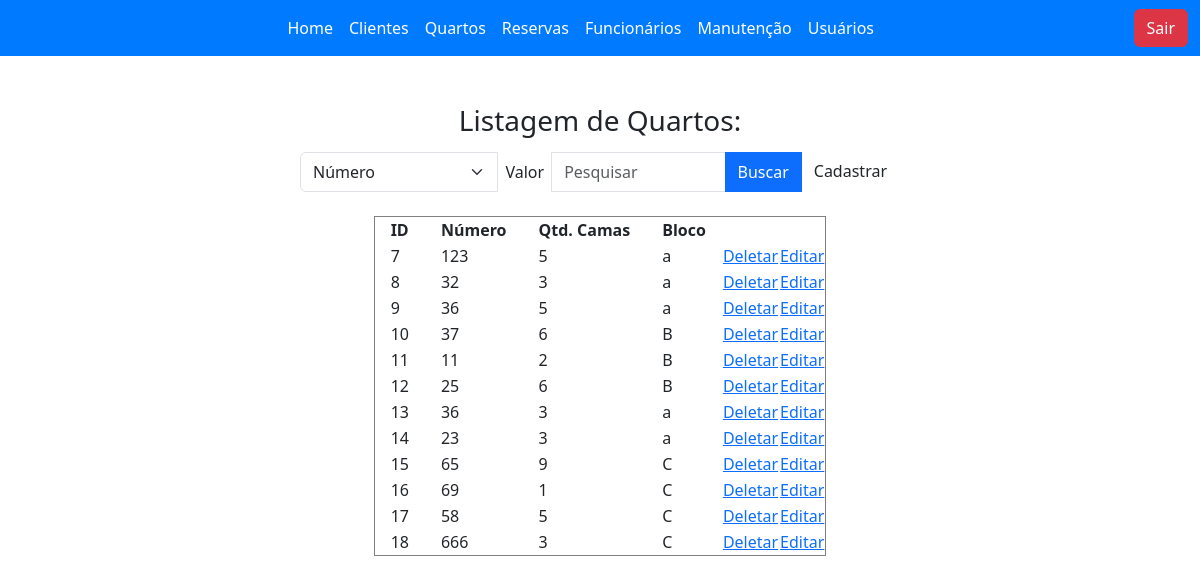
Screenshot of /view/quartosList.php with the database file from the repository.
### tables this page shows
CREATE TABLE `quartos` (
  `id` mediumint(9) NOT NULL,
  `num` int(11) NOT NULL,
  `bloco` varchar(43) NOT NULL,
  `camas` int(11) NOT NULL
);

### model/DB.class.php (called while the page is built, shortened)
<?php
class BD
{
    private $host = "php-mysql";
    private $dbname = "db_aula";
    private $port = 3306;
    private $usuario = "root";
    private $senha = "root";
    private $db_charset = "utf8";
    public function conn()
    {
        $conn = "mysql:host=$this->host;dbname=$this->dbname;port=$this->port";
        return new PDO(
            $conn,
            $this->usuario,
            $this->senha,
            [PDO::MYSQL_ATTR_INIT_COMMAND => "SET NAMES " . $this->db_charset]
        );
    }
    public function select($nome_tabela)
    {
        $conn = $this->conn();
        $sql = "SELECT * FROM $nome_tabela;";
        $st = $conn->prepare($sql);
        $st->execute();
        return $st->fetchAll(PDO::FETCH_CLASS);
    }
}

### controller/quartosController.php (called while the page is built, shortened)
<?php
include "../model/DB.class.php";
class quartosController
{
    private $model;
    private $table = "quartos";
    public function __construct()
    {
        $this->model = new BD();
    }
    public function carregar()
    {
        return $this->model->select($this->table);
    }
}

### view/quartosList.php (the view, shortened to what this page needs)
<?php
include_once '../controller/quartosController.php';
include "base/header.php";
$quartos = new quartosController();
if (!empty($_POST)) {
    $load = $quartos->pesquisar($_POST);
} else {
    $load = $quartos->carregar();
}
?>
<div class="p-5 w-100 d-flex justify-content-center">
    <h3 style="margin-bottom: -3rem;">Listagem de Quartos:</h3>
</div>
<div class="d-flex w-100 justify-content-center">
    <div class="d-flex w-50 justify-content-center flex-wrap">
        <form action="quartosList.php" class="mb-4" method="post">
            <div class="input-group">
                <select name="campo" class="form-select">
                    <option value="num">Número</option>
                </select>
                <label class="p-2">Valor</label>
                <input type="text" name="valor" placeholder="Pesquisar" class="form-control" />
                <button type="submit" class="btn btn-primary">Buscar</button>
                <a class="btn btn-tertiary" href="./quartosForm.php">Cadastrar</a>
            </div>
        </form>
        <table border="1" style="margin-bottom:3rem;">
            <tr>
                <th style="padding-left: 1rem; padding-right: 1rem;">ID</th>
                <th style="padding-left: 1rem; padding-right: 1rem;">Número</th>
                <th style="padding-left: 1rem; padding-right: 1rem;">Qtd. Camas</th>
                <th style="padding-left: 1rem; padding-right: 1rem;">Bloco</th>
                <th></th>
                <th></th>
            </tr>
            <?php
            foreach ($load as $item) {
                echo "<tr>";
                echo "<td style='padding-left: 1rem; padding-right: 1rem;'>" . $item->id . "</td>";
                echo "<td style='padding-left: 1rem; padding-right: 1rem;'>" . $item->num . "</td>";
                echo "<td style='padding-left: 1rem; padding-right: 1rem;'>" . $item->camas . "</td>";
                echo "<td style='padding-left: 1rem; padding-right: 1rem;'>" . $item->bloco . "</td>";
                echo "<td><a onclick='return confirm(\"Deseja Excluir? \")' href='quartosList.php?id=$item->id'>Deletar</a></td>";
                echo "<td><a href='quartosForm.php?id=$item->id'>Editar</a></td>";
                echo "<tr>";
            }
            ?>
        </table>
    </div>
</div>

### rows the page displays
quartos: id "7", num "123", camas "5", bloco "a"
quartos: id "8", num "32", camas "3", bloco "a"
quartos: id "9", num "36", camas "5", bloco "a"
quartos: id "10", num "37", camas "6", bloco "B"
quartos: id "11", num "11", camas "2", bloco "B"
quartos: id "12", num "25", camas "6", bloco "B"
quartos: id "13", num "36", camas "3", bloco "a"
quartos: id "14", num "23", camas "3", bloco "a"
quartos: id "15", num "65", camas "9", bloco "C"
quartos: id "16", num "69", camas "1", bloco "C"
quartos: id "17", num "58", camas "5", bloco "C"
quartos: id "18", num "666", camas "3", bloco "C"
